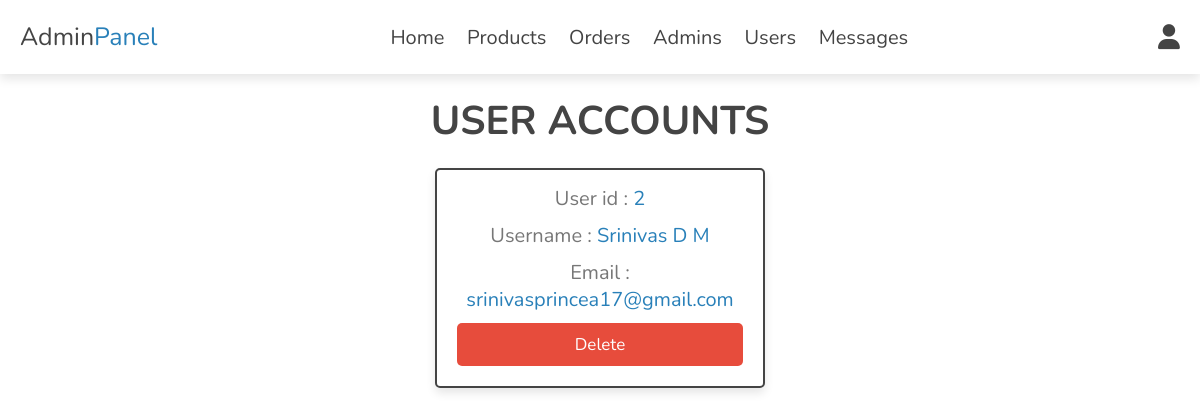
The page /users_accounts.php (signed in) on the database its author committed.
### tables this page shows
CREATE TABLE `users` (
  `id` int(100) NOT NULL,
  `name` varchar(20) NOT NULL,
  `email` varchar(50) NOT NULL,
  `password` varchar(50) NOT NULL
);

### users_accounts.php (the view, shortened to what this page needs)
<?php
include '../components/connect.php';
?>
<!DOCTYPE html>
<html lang="en">
<head>
   <link rel="stylesheet" href="https://cdnjs.cloudflare.com/ajax/libs/font-awesome/6.1.1/css/all.min.css">
   <link rel="stylesheet" href="../css/admin_style.css">
</head>
<body>
<?php include '../components/admin_header.php'; ?>
<section class="accounts">
   <h1 class="heading">User accounts</h1>
   <div class="box-container">
   <?php
      $select_accounts = $conn->prepare("SELECT * FROM `users`");
      $select_accounts->execute();
      if($select_accounts->rowCount() > 0){
         while($fetch_accounts = $select_accounts->fetch(PDO::FETCH_ASSOC)){
   ?>
   <div class="box">
      <p> User id : <span><?= $fetch_accounts['id']; ?></span> </p>
      <p> Username : <span><?= $fetch_accounts['name']; ?></span> </p>
      <p> Email : <span><?= $fetch_accounts['email']; ?></span> </p>
      <a href="users_accounts.php?delete=<?= $fetch_accounts['id']; ?>" onclick="return confirm('delete this account? the user related information will also be delete!')" class="delete-btn">delete</a>
   </div>
   <?php
         }
      }else{
         echo '<p class="empty">no accounts available!</p>';
      }
   ?>
   </div>
</section>
</body>
</html>

### admin_style.css (style rules this page uses)
:root { --main-color:#2980b9; --orange:#f39c12; --red:#e74c3c; --black:#444; --white:#fff; --light-color:#777; --light-bg:#f5f5f5; --border:.2rem solid var(--black); --box-shadow:0 .5rem 1rem rgba(0,0,0,.1); }
* { font-family: 'Nunito', sans-serif; margin:0; padding:0; box-sizing: border-box; outline: none; border:none; text-decoration: none; }
html { font-size: 62.5%; overflow-x: hidden; }
body { background-image: url(''); background-size: cover; background-repeat: no-repeat; background-attachment: fixed; }
section { padding:2rem; max-width: 1200px; margin:0 auto; }
.heading { font-size: 4rem; color:var(--black); margin-bottom: 2rem; text-align: center; text-transform: uppercase; }
.btn, .delete-btn, .option-btn { display: block; width: 100%; margin-top: 1rem; border-radius: .5rem; padding:1rem 3rem; font-size: 1.7rem; text-transform: capitalize; color:var(--white); cursor: pointer; text-align: center; }
.delete-btn { background-color: var(--red); }
.accounts .box-container { display: grid; grid-template-columns: repeat(auto-fit, 33rem); gap:1.5rem; align-items: flex-start; justify-content: center; }
.accounts .box-container .box { padding:2rem; padding-top: .5rem; border-radius: .5rem; text-align: center; border:var(--border); background-color: var(--white); box-shadow: var(--box-shadow); }
.accounts .box-container .box p { font-size: 2rem; color:var(--light-color); margin: 1rem 0; }
.accounts .box-container .box p span { color:var(--main-color); }

### rows shown on the page
users: id "2", name "Srinivas D M", email "srinivasprincea17@gmail.com"
